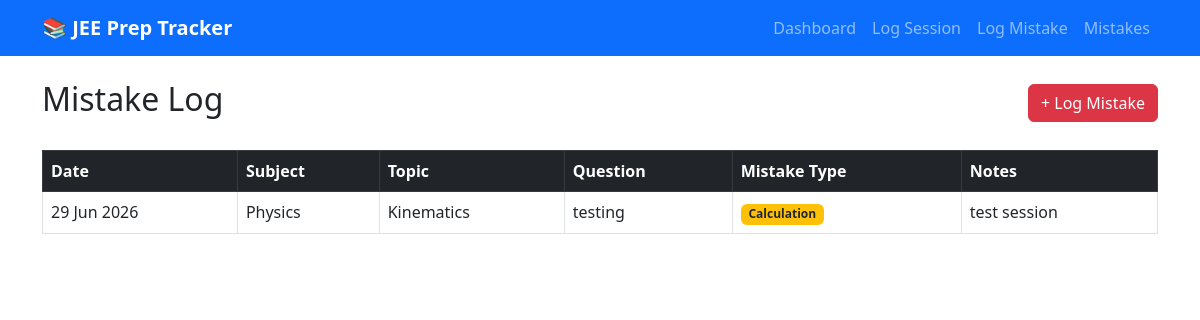
/mistakes, run on the app's committed database.
### database.py (models this page shows)
class Mistake(db.Model):
    id = db.Column(db.Integer, primary_key=True)
    date = db.Column(db.DateTime, default=datetime.utcnow)
    subject = db.Column(db.String(50))
    topic = db.Column(db.String(100))
    question = db.Column(db.Text)
    mistake_type = db.Column(db.String(50))
    notes = db.Column(db.Text)

### app.py (the view)
@app.route('/mistakes')
def mistakes():
    mistakes = Mistake.query.order_by(Mistake.date.desc()).all()
    return render_template('mistakes.html', mistakes=mistakes)

### templates/mistakes.html
{% extends 'base.html' %}
{% block content %}
<div class="d-flex justify-content-between align-items-center mb-4">
    <h2>Mistake Log</h2>
    <a href="{{ url_for('log_mistake') }}" class="btn btn-danger">+ Log Mistake</a>
</div>
{% if mistakes %}
<div class="table-responsive">
    <table class="table table-bordered table-hover">
        <thead class="table-dark">
            <tr>
                <th>Date</th>
                <th>Subject</th>
                <th>Topic</th>
                <th>Question</th>
                <th>Mistake Type</th>
                <th>Notes</th>
            </tr>
        </thead>
        <tbody>
            {% for mistake in mistakes %}
            <tr>
                <td>{{ mistake.date.strftime('%d %b %Y') }}</td>
                <td>{{ mistake.subject }}</td>
                <td>{{ mistake.topic }}</td>
                <td>{{ mistake.question }}</td>
                <td>
                    {% if mistake.mistake_type == 'Conceptual' %}
                        <span class="badge bg-danger">Conceptual</span>
                    {% elif mistake.mistake_type == 'Calculation' %}
                        <span class="badge bg-warning text-dark">Calculation</span>
                    {% else %}
                        <span class="badge bg-secondary">Silly</span>
                    {% endif %}
                </td>
                <td>{{ mistake.notes }}</td>
            </tr>
            {% endfor %}
        </tbody>
    </table>
</div>
{% else %}
<div class="text-center mt-5">
    <p class="text-muted">No mistakes logged yet.</p>
    <a href="{{ url_for('log_mistake') }}" class="btn btn-danger">Log Your First Mistake</a>
</div>
{% endif %}
{% endblock %}

### data on the page
Mistake: date "29 Jun 2026", subject "Physics", topic "Kinematics", question "testing", mistake_type "Calculation", notes "test session"
